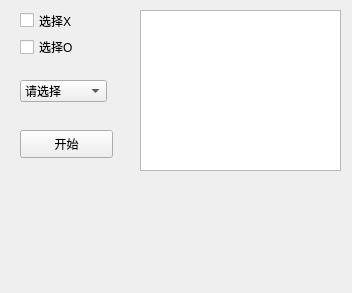
<?xml version="1.0" encoding="UTF-8"?>
<ui version="4.0">
 <class>J_chess</class>
 <widget class="QMainWindow" name="J_chess">
  <property name="geometry">
   <rect>
    <x>0</x>
    <y>0</y>
    <width>352</width>
    <height>293</height>
   </rect>
  </property>
  <property name="windowTitle">
   <string>MainWindow</string>
  </property>
  <widget class="QWidget" name="centralwidget">
   <widget class="QTableView" name="tableView">
    <property name="geometry">
     <rect>
      <x>140</x>
      <y>10</y>
      <width>201</width>
      <height>161</height>
     </rect>
    </property>
   </widget>
   <widget class="QPushButton" name="pushButton">
    <property name="geometry">
     <rect>
      <x>20</x>
      <y>130</y>
      <width>93</width>
      <height>28</height>
     </rect>
    </property>
    <property name="text">
     <string>开始</string>
    </property>
   </widget>
   <widget class="QWidget" name="layoutWidget_2">
    <property name="geometry">
     <rect>
      <x>20</x>
      <y>10</y>
      <width>67</width>
      <height>47</height>
     </rect>
    </property>
    <layout class="QVBoxLayout" name="verticalLayout_4">
     <item>
      <widget class="QCheckBox" name="X">
       <property name="text">
        <string>选择X</string>
       </property>
      </widget>
     </item>
     <item>
      <widget class="QCheckBox" name="O">
       <property name="text">
        <string>选择O</string>
       </property>
      </widget>
     </item>
    </layout>
   </widget>
   <widget class="QComboBox" name="comboBox">
    <property name="geometry">
     <rect>
      <x>20</x>
      <y>80</y>
      <width>87</width>
      <height>22</height>
     </rect>
    </property>
    <item>
     <property name="text">
      <string>请选择</string>
     </property>
    </item>
    <item>
     <property name="text">
      <string>AI-AI</string>
     </property>
    </item>
    <item>
     <property name="text">
      <string>玩家-AI</string>
     </property>
    </item>
   </widget>
  </widget>
 </widget>
 <resources/>
 <connections/>
</ui>
